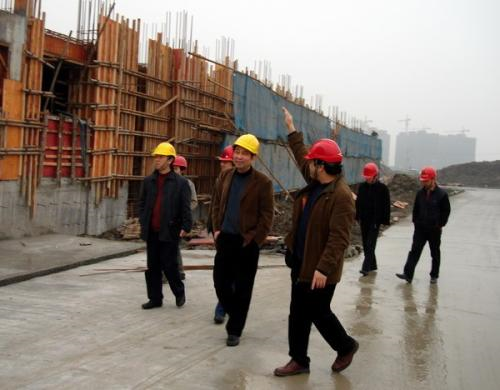
#> input picture test/helmet_3.png, 500 x 390 px, given in place of helmet_3.jpg, which was not available
$ python person_detection.py
#> lines starting #> are read from the running program, lines starting #| are printed output that depends on the picture
import os
import cv2
import joblib
import numpy as np

from skimage import color
from skimage.feature import hog
from skimage.transform import pyramid_gaussian
from imutils.object_detection import non_max_suppression


# Function for sliding window method
def sliding_window(image, window_size, step_list):
    for y_cut in range(0, image.shape[0], step_list[1]):
        for x_cut in range(0, image.shape[1], step_list[0]):
            yield x_cut, y_cut, image[y_cut: y_cut + window_size[1], x_cut: x_cut + window_size[0]]


# Image load
image_path = r"test/helmet_3.jpg"
orig = cv2.imread(image_path)
#> orig is the input picture: shape (390, 500, 3); mean B, G, R 117.9, 127.1, 138.4
fixscale = 500 / orig.shape[0]
#> fixscale = 1.28
orig = cv2.resize(orig, (0, 0), fx=fixscale, fy=fixscale, interpolation=cv2.INTER_AREA)
#> orig: shape (500, 641, 3)
clone = orig.copy()
gray = color.rgb2gray(clone)
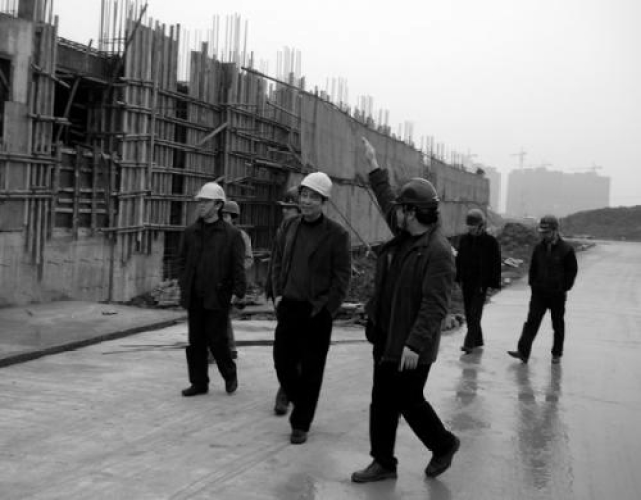
#> gray: shape (500, 641) float64; min 0, max 0.996, mean 0.494

# Image Parameters
visualise = False
winSize = (64, 128)
winStride = (2, 2)
downscale = 1.10

step_size = (5, 5)
nms_threshold = 0.2

# Model configuration
orientations = 8  # Ped = 9
pixels_per_cell = (16, 16)  # Ped = 8
cells_per_block = (2, 1)  # Ped = 3
block_norm = "L2"
feature_vector = True

# List to store the detections
detections = []

# The current scale of the image
model_path = r"models"
scale = 0
#> (the run stopped early here; a loop or call above may not have finished)

$ run again, with test/helmet_1.png copied over test/helmet_3.png
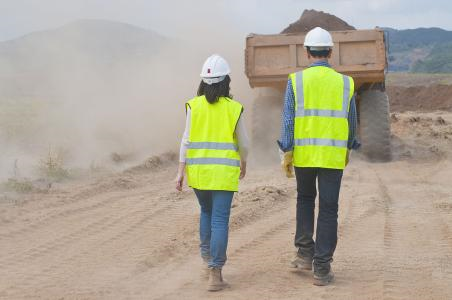
#> input picture test/helmet_1.png, 452 x 300 px, given in place of helmet_3.jpg, which was not available
#> orig is the input picture: shape (300, 452, 3); mean B, G, R 149, 166.9, 174.1
#> orig: shape (500, 753, 3)
#> `gray = color.rgb2gray(clone)`:
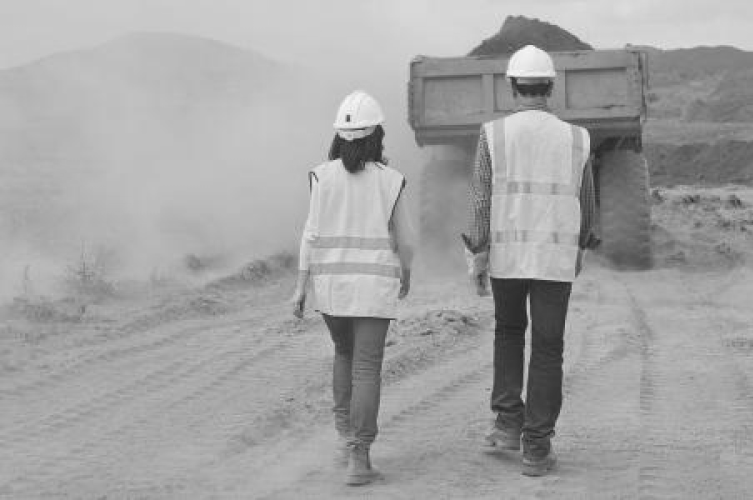
#> gray: shape (500, 753) float64; min 0.136, max 0.979, mean 0.642

$ run again, with test/helmet_2.png copied over test/helmet_3.png
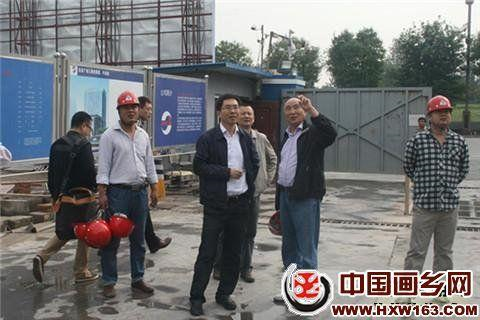
#> input picture test/helmet_2.png, 480 x 320 px, given in place of helmet_3.jpg, which was not available
#> orig is the input picture: shape (320, 480, 3); mean B, G, R 115.7, 114.2, 113.9
#> `orig = cv2.resize(orig, (0, 0), fx=fixscale, fy=fixscale, interpolatio..`:
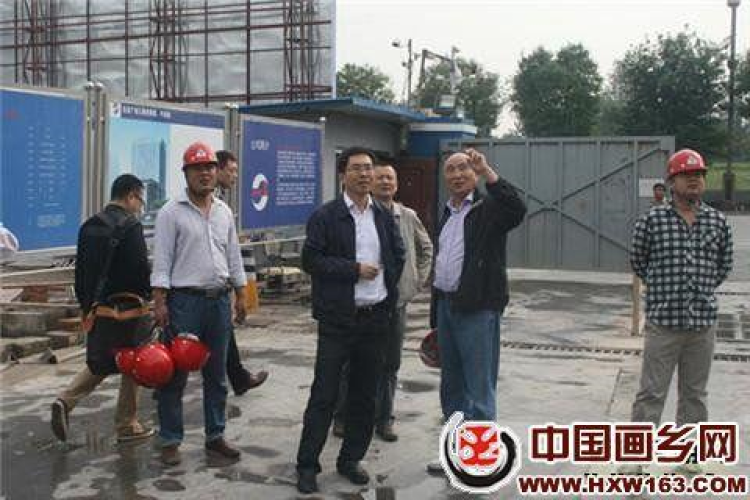
#> orig: shape (500, 750, 3); mean B, G, R 115.7, 114.2, 113.9
#> `gray = color.rgb2gray(clone)`:
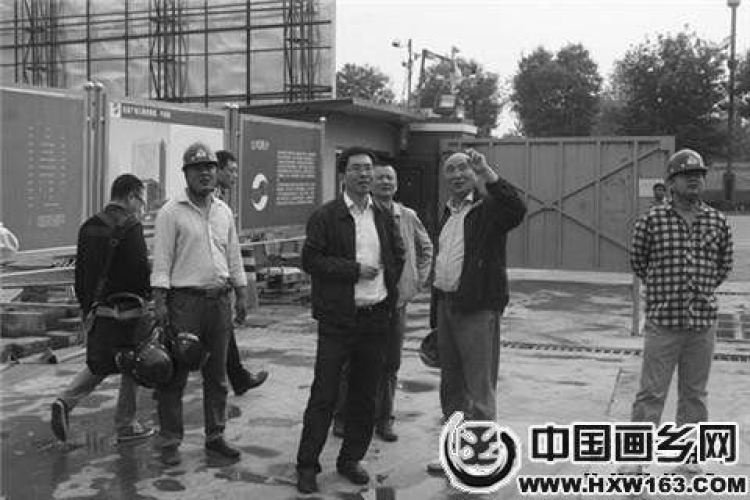
#> gray: shape (500, 750) float64; min 0.000283, max 1, mean 0.449

$ run again, with test/helmet_4.png copied over test/helmet_3.png
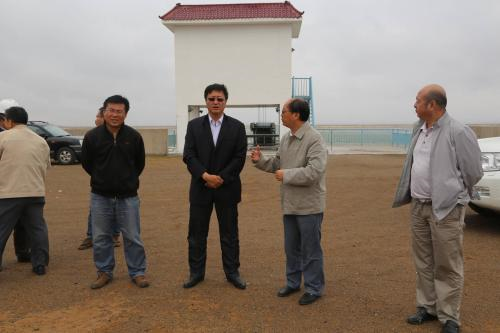
#> input picture test/helmet_4.png, 500 x 333 px, given in place of helmet_3.jpg, which was not available
#> orig is the input picture: shape (333, 500, 3); mean B, G, R 111.7, 123.1, 135.9
#> orig: shape (500, 751, 3)
#> `gray = color.rgb2gray(clone)`:
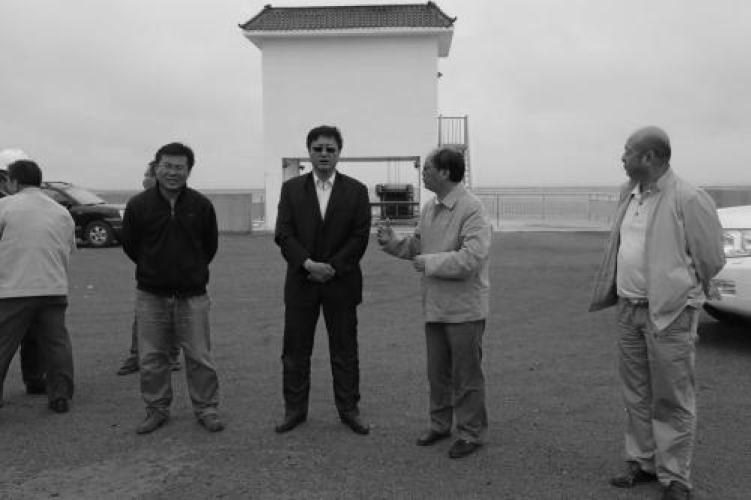
#> gray: shape (500, 751) float64; min 0.00113, max 0.927, mean 0.477
